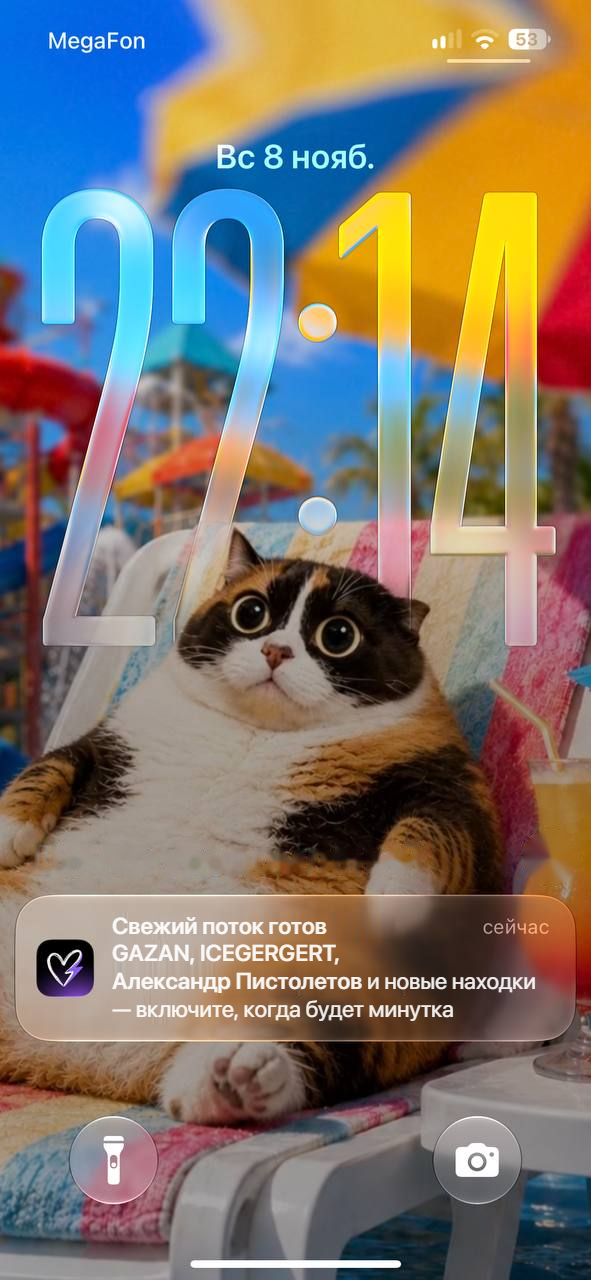
#> input picture output/ios-notification-bolt/ios-notification-edited-v4.png, 591 x 1280 px
$ python retouch-photo.py
#> lines starting #> are read from the running program, lines starting #| are printed output that depends on the picture; after the words box and inside, x2 and y2 are one past the last pixel; in counts of white or black regions, pixels touching at a corner belong together
from pathlib import Path
import sys

sys.path.insert(0, r'C:\Users\maplex\.codex\tmp\ios-retouch-packages')
import cv2
import numpy as np

directory = Path(__file__).resolve().parent
filename = directory / 'ios-notification-edited-v4.png'
original = cv2.imdecode(np.fromfile(filename, dtype=np.uint8), cv2.IMREAD_COLOR)
#> original is the input picture: shape (1280, 591, 3); mean B, G, R 108.1, 117, 126.3
gray = cv2.cvtColor(original, cv2.COLOR_BGR2GRAY)
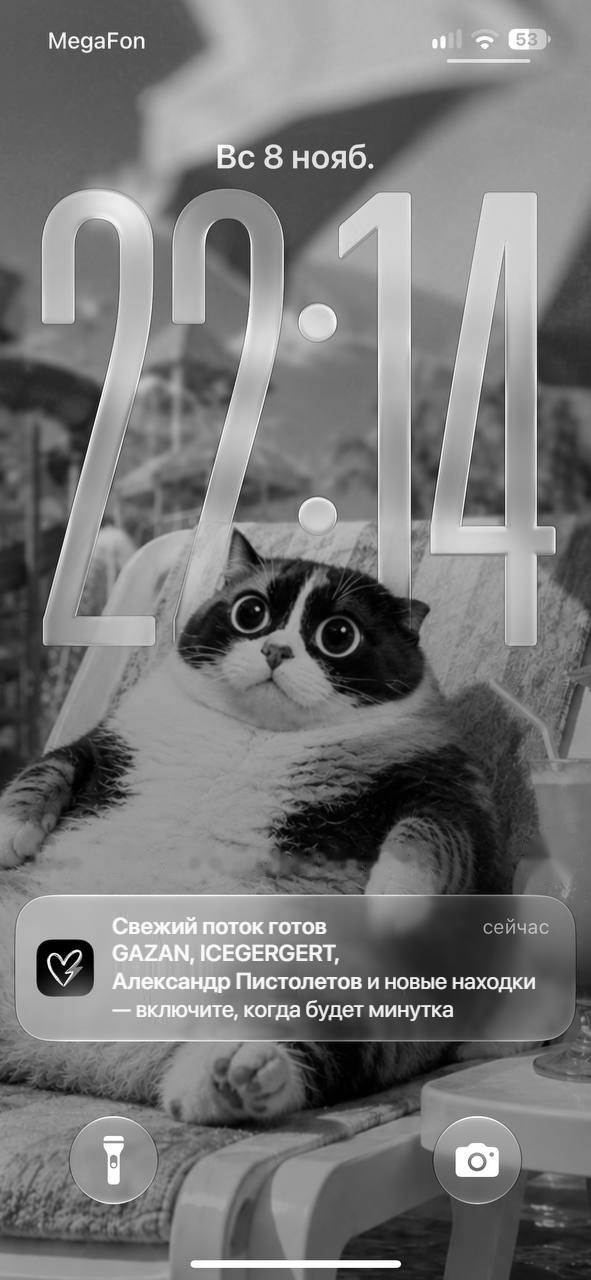
#> gray: shape (1280, 591); min 0, max 255, mean 118.8
background = cv2.medianBlur(gray, 21)
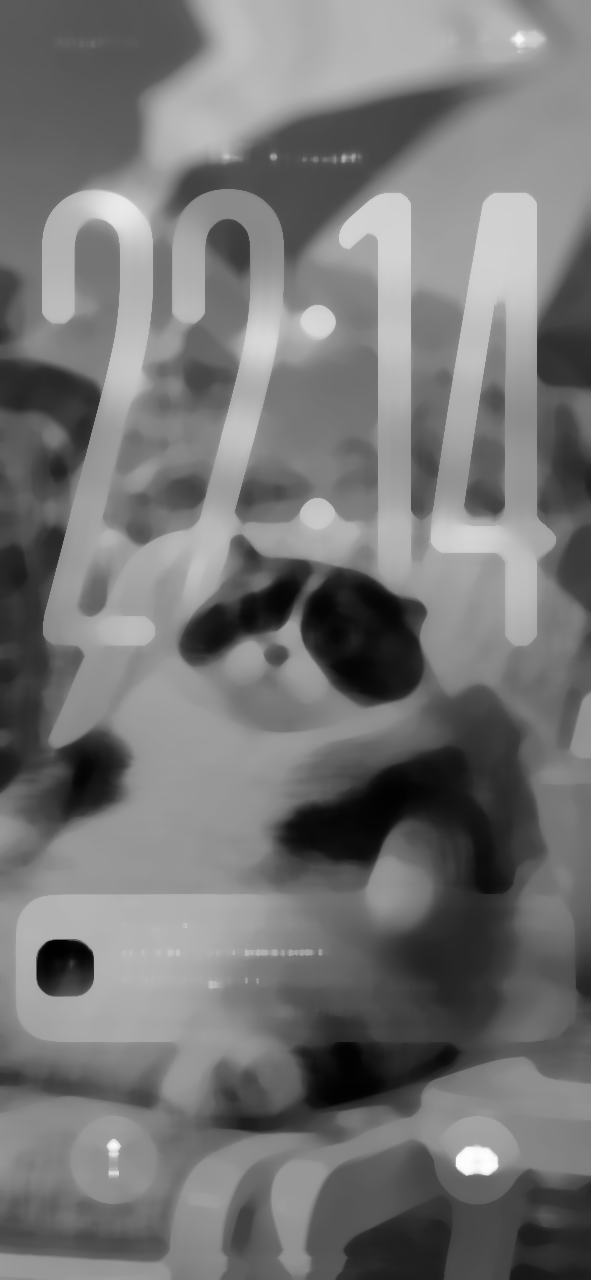
#> background: shape (1280, 591); min 1, max 254, mean 116.8
contrast = gray.astype(np.int16) - background.astype(np.int16)
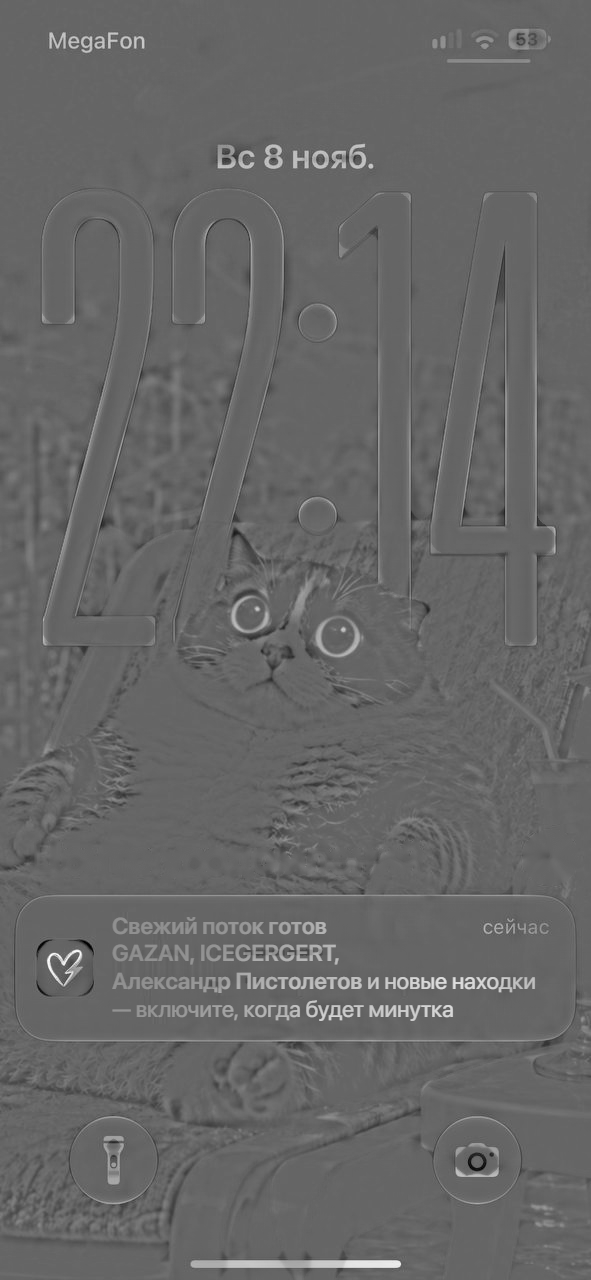
#> contrast: shape (1280, 591) int16; min -169, max 254, mean 2; drawn with min black and max white
label = np.zeros(gray.shape, dtype=np.uint8)
region = np.s_[836:885, 25:446]
label[region] = ((original[region].min(axis=2) > 184) & (contrast[region] > 9)).astype(np.uint8) * 255
#> label: shape (1280, 591); every value is 0
for name, algorithm, dilation, radius in [('v4', cv2.INPAINT_NS, 7, 4), ('v4-telea', cv2.INPAINT_TELEA, 7, 4), ('v4-fine', cv2.INPAINT_TELEA, 3, 3), ('v4-medium', cv2.INPAINT_TELEA, 5, 3)]:
    mask = cv2.dilate(label, cv2.getStructuringElement(cv2.MORPH_ELLIPSE, (dilation, dilation)))
    cv2.circle(mask, (550, 857), 28, 255, -1)
    restored = cv2.inpaint(original, mask, radius, algorithm)
    outside_changes = np.count_nonzero(np.any(restored != original, axis=2) & (mask == 0))
    assert outside_changes == 0
    target = directory / f'ios-notification-edited-{name}.png'
    cv2.imencode('.png', restored)[1].tofile(target)
    cv2.imencode('.png', restored[814:1054])[1].tofile(directory / f'notification-detail-{name}.png')
    print(f'{name}: {np.count_nonzero(mask)} retouched pixels, {outside_changes} changes outside mask')
#> this loop made 4 passes
#| v4: 2453 retouched pixels, 0 changes outside mask
#| v4-telea: 2453 retouched pixels, 0 changes outside mask
#| v4-fine: 2453 retouched pixels, 0 changes outside mask
#| v4-medium: 2453 retouched pixels, 0 changes outside mask
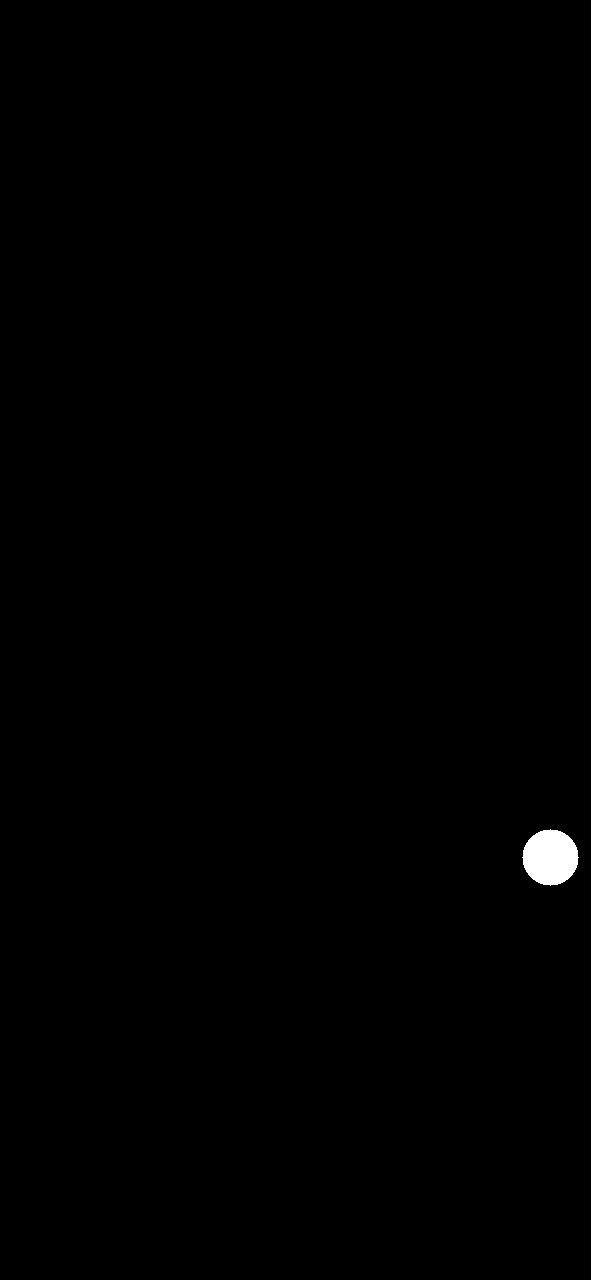
#> mask: shape (1280, 591); 0.32% white; 1 white region, box (x1, y1, x2, y2) and area: (522, 829, 579, 886) 2453
cv2.imencode('.png', mask[814:1054])[1].tofile(directory / 'notification-removal-mask.png')
